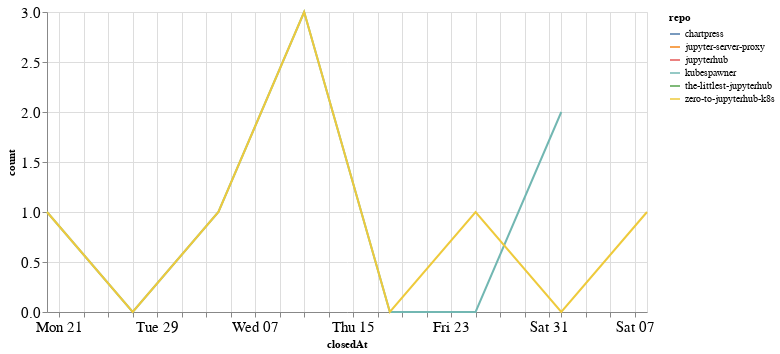

The notebook cell this image was saved under:
### Code cell
closed_by_time = closed_by.groupby('repo').resample('W', on='closedAt').count()['author'].reset_index()
closed_by_time = closed_by_time.rename(columns={'author': 'count'})

alt.Chart(closed_by_time, width=600).mark_line().encode(
    x='closedAt',
    y='count',
    color='repo',
    tooltip="repo"
)

### Figure 1 — Vega-Lite specification as saved in the notebook (floating-point values rounded to 4 significant figures)
{"config": {"axisLeft": {"labelFontSize": 15}, "axisBottom": {"labelFontSize": 15}}, "data": {"name": "data-4bd60f496b129ee33b9096d3da7a9095"}, "mark": "line", "encoding": {"color": {"type": "nominal", "field": "repo"}, "tooltip": {"type": "nominal", "field": "repo"}, "x": {"type": "temporal", "field": "closedAt"}, "y": {"type": "quantitative", "field": "count"}}, "width": 600, "$schema": "https://vega.github.io/schema/vega-lite/v4.8.1.json", "datasets": {"data-4bd60f496b129ee33b9096d3da7a9095": [{"repo": "chartpress", "closedAt": "2020-11-01T00:00:00", "count": 1}, {"repo": "jupyter-server-proxy", "closedAt": "2020-09-20T00:00:00", "count": 2}, {"repo": "jupyterhub", "closedAt": "2020-09-20T00:00:00", "count": 1}, {"repo": "kubespawner", "closedAt": "2020-09-20T00:00:00", "count": 1}, {"repo": "kubespawner", "closedAt": "2020-09-27T00:00:00", "count": 0}, {"repo": "kubespawner", "closedAt": "2020-10-04T00:00:00", "count": 1}, {"repo": "kubespawner", "closedAt": "2020-10-11T00:00:00", "count": 3}, {"repo": "kubespawner", "closedAt": "2020-10-18T00:00:00", "count": 0}, {"repo": "kubespawner", "closedAt": "2020-10-25T00:00:00", "count": 0}, {"repo": "kubespawner", "closedAt": "2020-11-01T00:00:00", "count": 2}, {"repo": "the-littlest-jupyterhub", "closedAt": "2020-09-20T00:00:00", "count": 1}, {"repo": "zero-to-jupyterhub-k8s", "closedAt": "2020-09-20T00:00:00", "count": 1}, {"repo": "zero-to-jupyterhub-k8s", "closedAt": "2020-09-27T00:00:00", "count": 0}, {"repo": "zero-to-jupyterhub-k8s", "closedAt": "2020-10-04T00:00:00", "count": 1}, {"repo": "zero-to-jupyterhub-k8s", "closedAt": "2020-10-11T00:00:00", "count": 3}, {"repo": "zero-to-jupyterhub-k8s", "closedAt": "2020-10-18T00:00:00", "count": 0}, {"repo": "zero-to-jupyterhub-k8s", "closedAt": "2020-10-25T00:00:00", "count": 1}, {"repo": "zero-to-jupyterhub-k8s", "closedAt": "2020-11-01T00:00:00", "count": 0}, {"repo": "zero-to-jupyterhub-k8s", "closedAt": "2020-11-08T00:00:00", "count": 1}]}}
